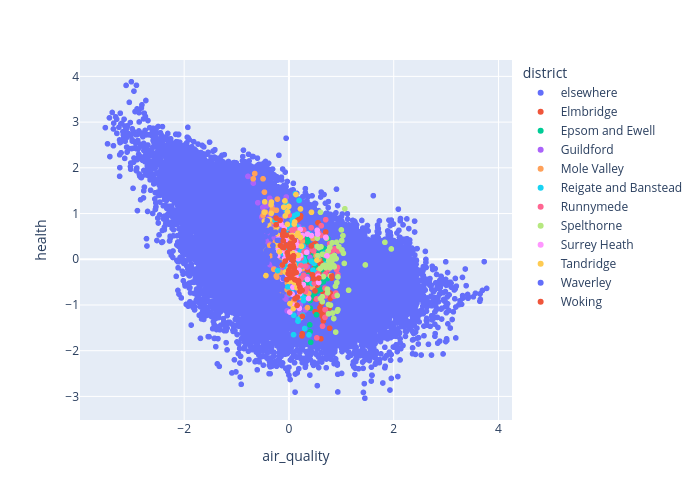

Here is the notebook cell this chart was saved with:
### Code cell
px.scatter(
    aha.select("lsoa21cd", pl.col("district").fill_null(pl.lit("elsewhere")), air_quality="domain_e", green_or_bluespace="domain_g", health="domain_h", retail="domain_r"), 
    y="health", x="air_quality",
    color="district",
    height=500,
    width=700,
)
